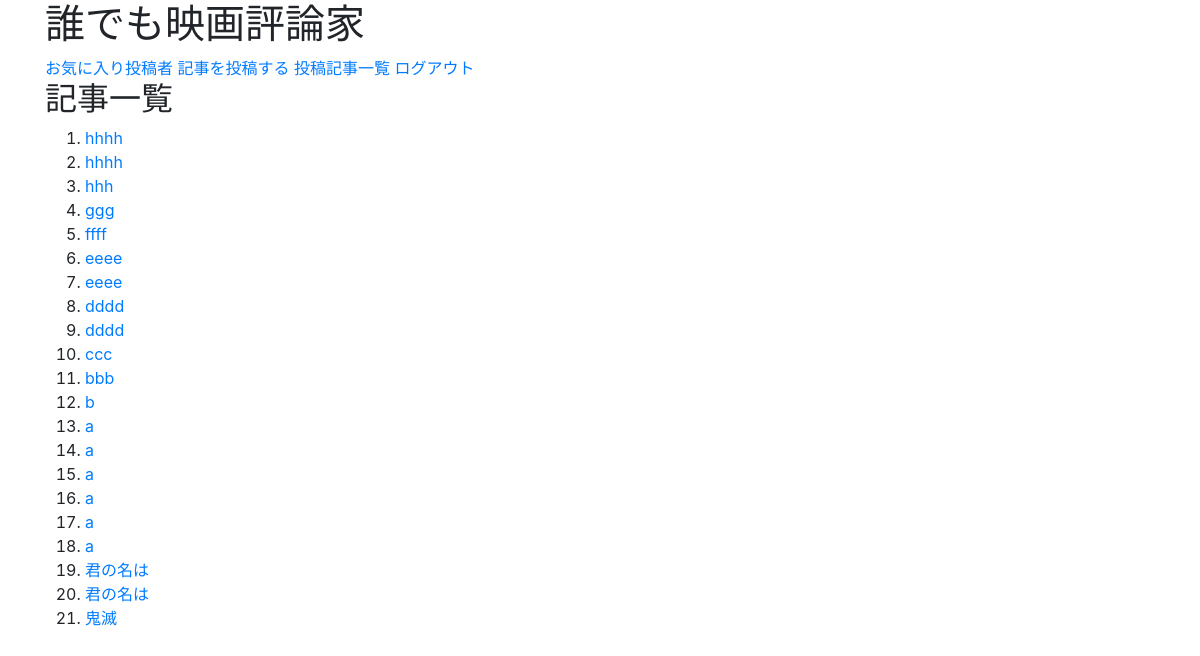
/list/ (signed in), run on an earlier commit of the app's database.
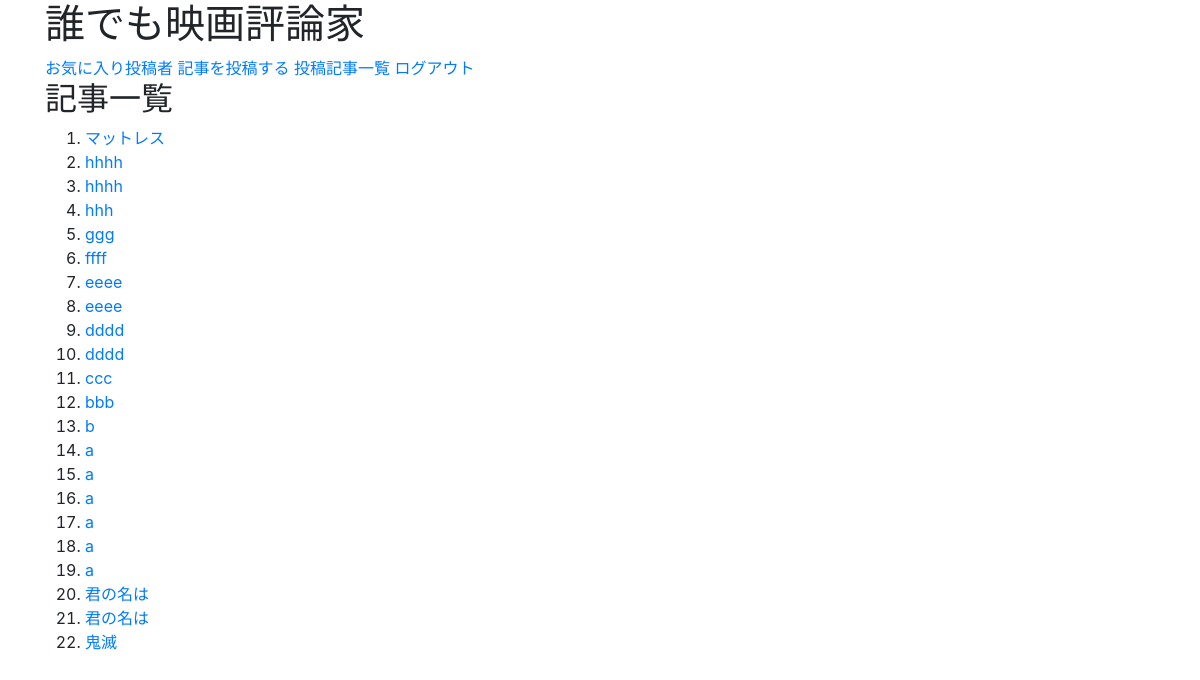
And on a later commit of the database.
### movieapp/models.py (models this page shows, shortened)
class Post(models.Model):
    created = models.DateTimeField( #記事作成時に自動で時間を入力
        auto_now=True, #新規作成時にのみ時間が入力され、編集時には追加されない
        editable=False, #ユーザーが編集できないように設定
        null=False,
        blank=False)
    update = models.DateTimeField(
        auto_now=True, #編集した時の時間を追加
        editable=False,
        null=False,
        blank=False)
    query = models.TextField(
        blank=True,
        null=True)
    movietitle = models.CharField(
        max_length=200,
        blank=True,
        null=True)
    title = models.CharField(
        max_length=200,
        null=False,
        blank=False)
    body = models.TextField(
        blank=True,
        null=False)
    category = models.ForeignKey(
        Category,
        on_delete=models.CASCADE) #カテゴリーが削除されたらCASCADEで記事も削除されるように設定されている
    tags = models.ManyToManyField(
        Tag, #実際にどのブログのことなのかを指定
        blank=True)

### movieapp/views.py (the view)
# urls.py: path('list/', views.List.as_view(template_name='post_list.html'), name="list"),
class List(ListView):
    model = Post
    queryset = model.objects.order_by('-created')

### templates/post_list.html
{% extends "base.html" %}
{% block content %}
<h2>記事一覧</h2>
<ol>
    {% for post in object_list %}
    <li><a href="{% url 'detail' post.id %}">{{ post.title }}</a></li>
    {% endfor %}
</ol>
{% endblock %}

What changed in the data, as far as the page shows it:
added Post: title "マットレス"
